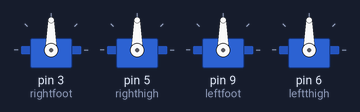
Bench run of a sketch on a simulated Arduino Uno, built with avr-gcc and run on an emulated ATmega328P. On the bench: 4 × servo.

Above: at 0.05 s.
At 0.85 s:
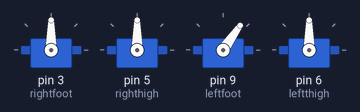
At 1.7 s:
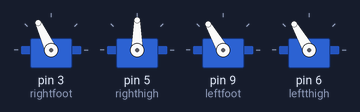
At 3.35 s:
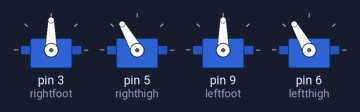
At 5.0 s:
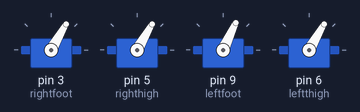
At 6.7 s:
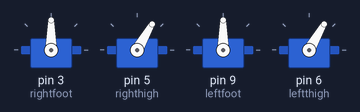
Timing chart, 0 to 8.7 s (numbered marks = the images above):
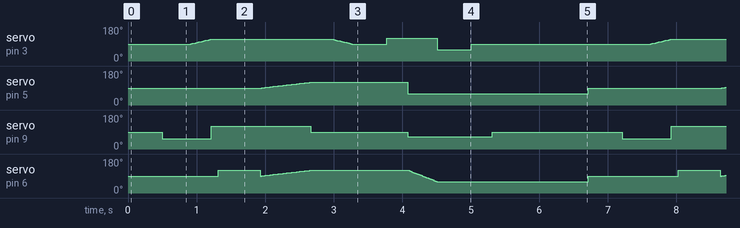

The sketch:

Project_15_Code.ino
```cpp
#include <Servo.h>
Servo rightfoot;
Servo righthigh;
Servo leftfoot;
Servo leftthigh;
int pos;
void setup()
{
  rightfoot.attach(3);
  righthigh.attach(5);
  leftfoot.attach(9);
  leftthigh.attach(6);
}
void loop()
{
  int pos = 120;
  rightfoot.write(90);
  righthigh.write(90);
  leftfoot.write(90);
  leftthigh.write(90);
  delay(500);
  leftfoot.write(55);
  delay(400);
  for (int i = 90; i <= 115; i++)
  {
    rightfoot.write(i);
    delay(12);
  }
  leftfoot.write(120);
  delay(100);
  leftthigh.write(120);
  delay(100);
  delay(500);
  for (int i = 90; i <= 120; i++)
  {
    righthigh.write(i);
    delay(12);
    leftthigh.write(i);
    delay(12);
  }
  leftfoot.write(90);
  delay(300);
  for (int i = 115; i >= 90; i--)
  {
    rightfoot.write(i);
    delay(12);
  }
  delay(500);
  rightfoot.write(120);
  delay(300);
  leftfoot.write(65);
  righthigh.write(60);
  for (pos = 120; pos >= 60; pos--)
  {
    leftthigh.write(pos);
    delay(7);
  }
  rightfoot.write(60);
  delay(500);
  rightfoot.write(90);
  delay(300);
  leftfoot.write(90);
  delay(300);
  leftthigh.write(60);
  delay(300);
  righthigh.write(60);
  delay(300);
  delay(500);
}
```

Measured:
- by itself, servo on pin 3 (rightfoot), servo on pin 6 (leftthigh): moves between 60° and 120°, repeating every 6.7 s
- by itself, servo on pin 5 (righthigh): ramps from 60° to 120° and jumps back, once every 6.7 s
- by itself, servo on pin 9 (leftfoot): repeats every 6.7 s: 120° 1.4 s, 90° 1.4 s, 65° 1.2 s, 90° 1.9 s, 55° 0.71 s
